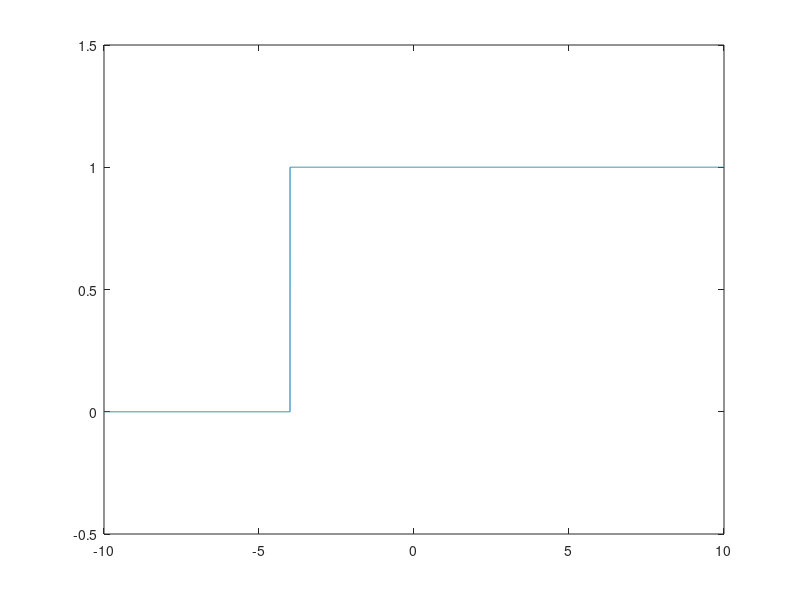

This chart was generated by the following MATLAB code:
clc;
clear all;
close all;
%%
t = -10:0.001:10;
x = zeros(size(t));
for i = 1:length(t);
    if t(i) + 4 > 0
        x(i) = 1;
    end;
end;
plot(t, x);
ylim([-0.5, 1.5]);